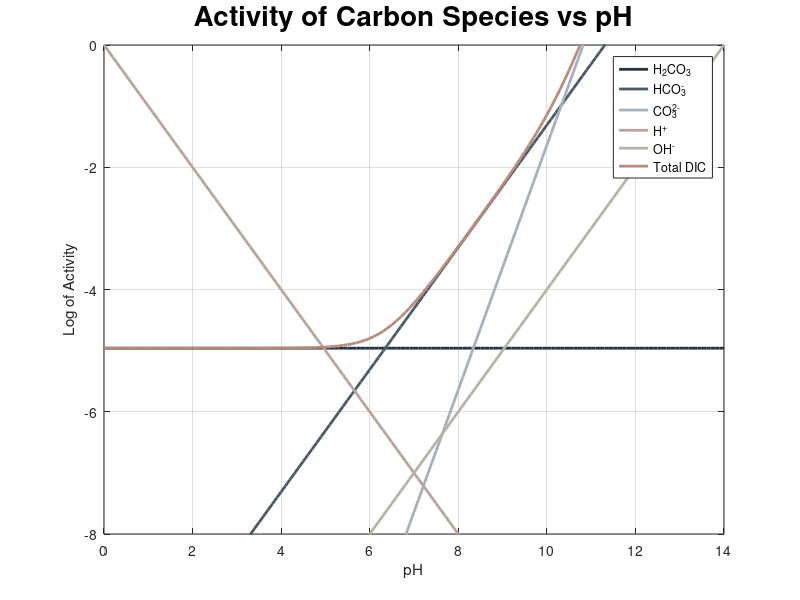

Write MATLAB code to recreate this figure.
% 定义常数
K1 = 10^-6.35; % 碳酸的第一级解离常数
K2 = 10^-10.33; % 碳酸的第二级解离常数
Kw = 10^-14; % 水的离子积常数
KCO2 = 10^-1.46; % CO2的溶解度常数
pCO2 = 10^-3.5; % 大气中CO2的分压

% pH范围
pH_range = 0:0.1:14;

% 初始化数组存储结果
log_M_H2CO3 = zeros(size(pH_range));
log_M_HCO3_minus = zeros(size(pH_range));
log_M_CO3_double_minus = zeros(size(pH_range));
log_a_H_plus = zeros(size(pH_range));
log_a_OH_minus = zeros(size(pH_range));
log_CT = zeros(size(pH_range));

% 计算不同pH值下的各组分活度
for i = 1:length(pH_range)
    pH = pH_range(i);
    a_H_plus = 10^-pH; % 氢离子活度
    
    % 计算碳酸、碳酸氢根和碳酸根的活度
    M_H2CO3 = KCO2 * pCO2;
    log_M_H2CO3(i) = log10(M_H2CO3);
    
    M_HCO3 = (K1 * M_H2CO3) / a_H_plus;
    log_M_HCO3_minus(i) = log10(M_HCO3);
    
    M_CO3 = (K1 * K2 * M_H2CO3) / (a_H_plus^2);
    log_M_CO3_double_minus(i) = log10(M_CO3);
    
    % 氢离子和氢氧根活度
    log_a_H_plus(i) = -pH;
    log_a_OH_minus(i) = -(14 - pH); % 利用水的离子积计算OH-浓度
    
    % 总无机碳浓度
    CT = M_H2CO3 + M_HCO3 + M_CO3;
    log_CT(i) = log10(CT);
end

% 绘制图形
figure;
plot(pH_range, log_M_H2CO3, 'Color', [35/255 51/255 66/255], 'LineWidth', 2, 'DisplayName', 'H_2CO_3');
hold on;
plot(pH_range, log_M_HCO3_minus, 'Color', [74/255 90/255 105/255], 'LineWidth', 2, 'DisplayName', 'HCO_3^-');
plot(pH_range, log_M_CO3_double_minus, 'Color', [167/255 174/255 190/255], 'LineWidth', 2, 'DisplayName', 'CO_3^{2-}');
plot(pH_range, log_a_H_plus, 'Color', [184/255 164/255 157/255], 'LineWidth', 2, 'DisplayName', 'H^+');
plot(pH_range, log_a_OH_minus, 'Color', [181/255 179/255 166/255], 'LineWidth', 2, 'DisplayName', 'OH^-');
plot(pH_range, log_CT, 'Color', [183/255 140/255 124/255], 'LineWidth', 2, 'DisplayName', 'Total DIC');

xlabel('pH');
ylabel('Log of Activity');
legend('show');
title('Activity of Carbon Species vs pH', 'FontSize',20);
grid on;

% 设置y轴的显示范围为从-8到0
ylim([-8 0]);